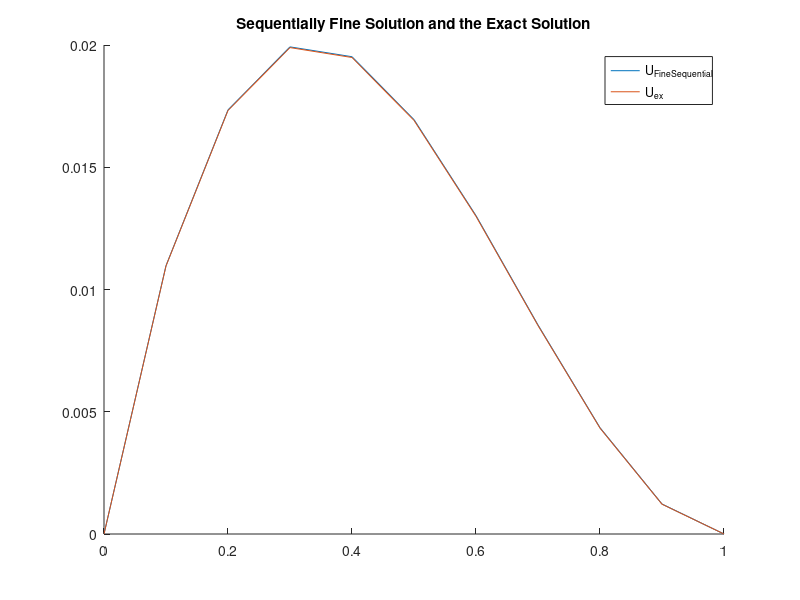
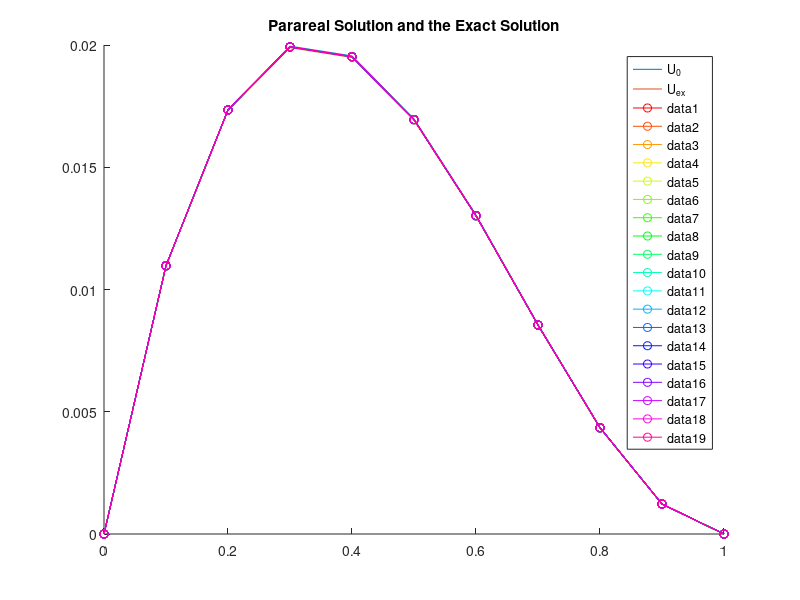
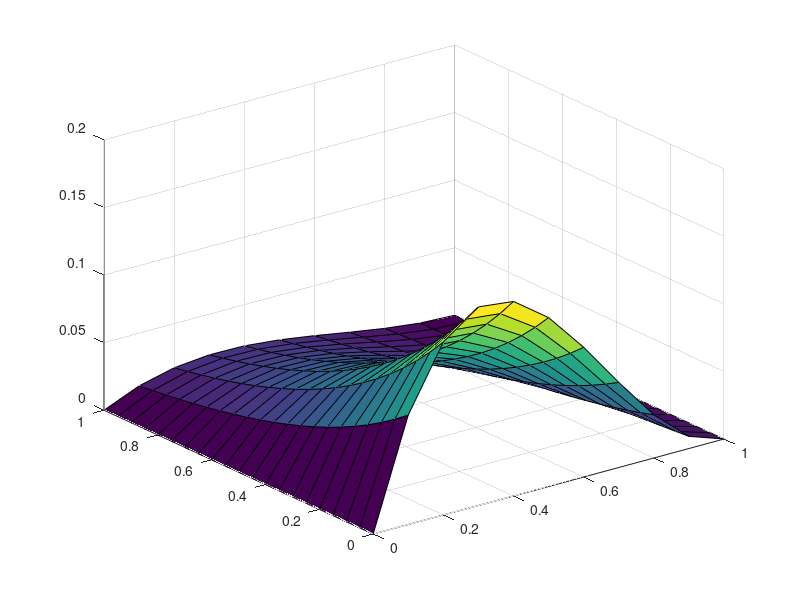
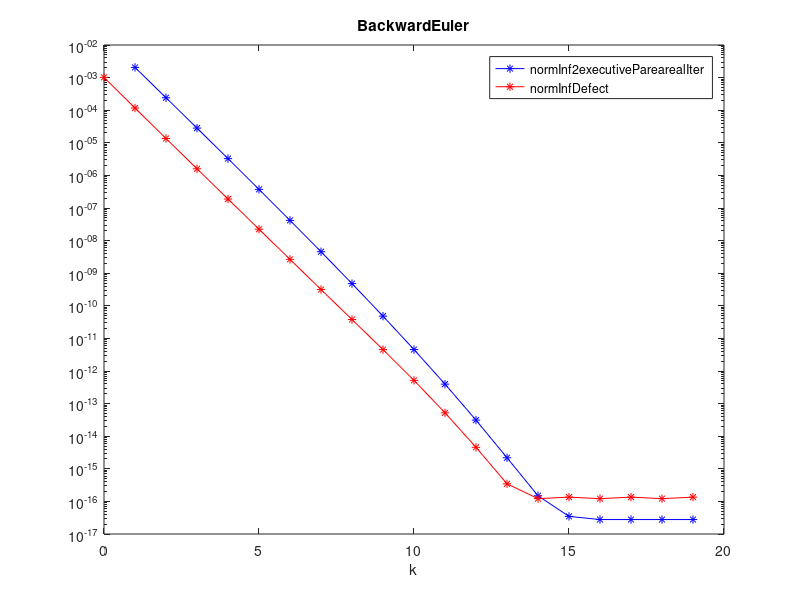

Recreate these plots in MATLAB, in order.
close all
clear
clc


%% ---------------------------------------------------------------
% IVP: u_t = a*u_xx - b*u_x + c*u + f               in (0,L) x (0,T),
%      u(x,0) = u0(x)                    in (0,L),
%      u(0,t) = u(L,t) = 0                 t in (0,T)


%% -----------------------------------------------------------------
% INPUT PARAMETERS:
%   * nt_coarse: number of coarse intervals in time
%   * nx_coarse: number of coarse intervals in space
%   * nt_fine: number of fine intervals in time
%   * nx_fine: number of fine intervals  in space
%   * m: number of fine time steps on each coarse time step
%   * K: number of Parareal iterations (2 <= K <= n_coarse+1)
%        (--> K sequential coarse sweeps and K-1 parallel fine sweeps)
% OUTPUT:
%   * LInfinityErrorNorm



%% -----------------------------------------------------------------


global xC xF a b c

T = 1; %  Intervall (0,T)
L = 1; % omega=(0,L)

%--------------------------------------
% % % solution x(L-x)^2*exp(-2*t);

% % %Heat
a = 3;%3
b = 0;%0.005
c = 0;%1

% %Convection-Diffusion
% a = 3
% b = 0.005
% c = 1

% a = 3;%3
% b = 0.005;%0.005
% c = 1;%1

nt_interval = 20; % number of time intervals

nx_coarse = 10; % number of coarse spatial intervals
nt_coarse = 20; %300 %20    % number of coarse time intervals


nx_fine = 	10; % number of fine spatial intervals
nt_fine = 40;% 3000 %200 . % number of fine time intervals (nt_coarsex2 )

%--------------------------------------
% % solution sin

%Heat
% a = 0.5;      %0.5;
% b = 0;      %0.0025;
% c = 0;      %0;

% %Convection-Diffusion
% a = 0.5;
% b = 0.0025;
% c = 0;
% 
% nt_interval = 20; % number of time intervals
% 
% nx_coarse = 10;
% nt_coarse = 20;% 300 %20    % number of coarse time intervals
% 
% 
% nx_fine = 	10;
% nt_fine = 100;% 3000 %200 . % number of fine time intervals

%--------------------------------------

% solver ='BackwardEuler';
solver ='BackwardEuler';

dx = L/nx_fine;   % fine spatial discretization steps
if strcmp(solver,'BackwardEuler')==1
    dt = T/nt_fine;   % fine temporal discretization steps . % dx^2/2 for Runge-Kutta
elseif strcmp(solver,'Runge-Kutta4')==1
    dt = dx^2/6;
end

DT = T/nt_interval;  % reference temporal discretization steps

dX = L/nx_coarse; % coarse spatial discretization steps
dT = T/nt_coarse; % coarse temporal discretization steps

M = DT/dT  % number of coarse time steps on each time interval
m = DT/dt  % number of fine time steps on each time interval

r = dT/dX^2;
r1 = dt/dx^2;

K = 20  % number of Parareal iterations


%% -----------------------------------------------------------------


xt = linspace(0,T,nt_interval+1);

cmap = hsv(K); % color map

% For the plots

% coarse points
xC = linspace(0,L,nx_coarse+1);
tC = linspace(0,T,nt_interval+1);

% fine points
xF = linspace(0,L,nx_fine+1);
tF = linspace(0,T,nt_fine+1);


%-------------------------------------------------------
% % exact solution 1
u_ex=@(x,t) x*(L-x)^2*exp(-2*t);%sin(2*pi*x)*exp(-2*t);%

ux0_function = @(x) (x.*(L-x).^2);%sin(2*pi*x);%

f = @(x,t) b.*(exp(-2.*t).*(L - x).^2 - x.*exp(-2.*t).*(2.*L - 2.*x)) - a.*(2.*x.*exp(-2.*t) - 2.*exp(-2.*t).*(2.*L - 2.*x)) - 2.*x.*exp(-2.*t).*(L - x).^2 - c.*x.*exp(-2.*t).*(L - x).^2;



%-------------------------------------------------------
% % % exact solution 2
% u_ex=@(x,t) sin(2*pi*x)*exp(-2*t);%x*(L-x)^2*exp(-2*t);
% 
% %syms a b c x t L
% % u = sin(2*pi*x)*exp(-2*t);%x*(L-x)^2*exp(-2*t)
% % f = diff(u,t) - a*diff(diff(u,x),x) + b*diff(u,x) - c*u
% 
% ux0_function = @(x) sin(2*pi*x);%(x.*(L-x).^2);
% 
% f = @(x,t) 4*a*pi^2*exp(-2*t)*sin(2*pi*x) - c*exp(-2*t)*sin(2*pi*x) - 2*exp(-2*t)*sin(2*pi*x) + 2*b*pi*exp(-2*t)*cos(2*pi*x);

%-------------------------------------------------------
% % exact solution 3
% u_ex=@(x,t) x*(L-x)^2*exp(-2*t);%sin(2*pi*x)*exp(-2*t);%
% 
% ux0_function = @(x) exp(-100*(x-L/2).^2);%sin(2*pi*x);%
% 
% f = @(x,t) zeros(1,length(x));%b.*(exp(-2.*t).*(L - x).^2 - x.*exp(-2.*t).*(2.*L - 2.*x)) - a.*(2.*x.*exp(-2.*t) - 2.*exp(-2.*t).*(2.*L - 2.*x)) - 2.*x.*exp(-2.*t).*(L - x).^2 - c.*x.*exp(-2.*t).*(L - x).^2;




%% Define find and coarse propagators
% Backward Euler fine solver
% A_tilde
rF = a*dt/(dx^2);
kF = b*dt/(2*dx);


A_F = (kF-rF)*diag(ones(nx_coarse-2,1),1) + (1+2*rF-c*dt)*eye(nx_coarse-1) - (kF+rF)*diag(ones(nx_coarse-2,1),-1);
Id_F = eye(size(A_F));
A_F_Global =  zeros((nt_interval+1)*(nx_coarse-1));
for i =1:nt_interval+1
    %  i = i + 1
    A_F_Global((i-1)*(nx_coarse-1)+1:i*(nx_coarse-1),(i-1)*(nx_coarse-1)+1:i*(nx_coarse-1)) = Id_F;
    if i>1
        A_F_Global((i-1)*(nx_coarse-1)+1:i*(nx_coarse-1),(i-2)*(nx_coarse-1)+1:(i-1)*(nx_coarse-1)) = -A_F^-(m);
    end
end
A_tilde = A_F_Global;

% Backward Euler coarse solver
% M_tilde
rC = a*dT/(dX^2);
kC = b*dT/(2*dX);

A_C = (kC-rC)*diag(ones(nx_coarse-2,1),1) + (1+2*rC-c*dT)*eye(nx_coarse-1) - (kC+rC)*diag(ones(nx_coarse-2,1),-1);
Id_C = eye(size(A_C));
A_C_Global =  zeros((nt_interval+1)*(nx_coarse-1));
for i =1:nt_interval+1
    %  i = i + 1
    A_C_Global((i-1)*(nx_coarse-1)+1:i*(nx_coarse-1),(i-1)*(nx_coarse-1)+1:i*(nx_coarse-1)) = Id_C;
    if i>1
        A_C_Global((i-1)*(nx_coarse-1)+1:i*(nx_coarse-1),(i-2)*(nx_coarse-1)+1:(i-1)*(nx_coarse-1)) = -A_C^-1;
    end
end
M_tilde = A_C_Global;

%%
% Reduced system
% F_tilde = (1-a*dt)^-m;  % fine propagator
% G_tilde = (1-a*Dt)^-1;  % coarse propagator
%
% Uk_0 = zeros(N,1);
% % Uk_0(1) = u0;
% rhs0 = [u0; zeros(m*N,1)];
% rhs = [u0; (F_tilde-G_tilde)*Uk_0];
%
% A = eye(m*N+1,m*N+1) + (-(1-a*dt)^-1)*diag(ones(m*N,1),-1);  % original problem matrix
%
% A_tilde = eye(N+1,N+1) + (-F_tilde)*diag(ones(N,1),-1);      % reduced matrix
%
% M_tilde = eye(N+1,N+1) + (-G_tilde)*diag(ones(N,1),-1);      % approximate reduced matrix

% fine solution

%  xtrue = linspace(0,T,nx_coarse*m+1);
%  ttrue = linspace()
%  pick = 1:m:nt_interval*m+1;

% Exact solution at time T = 1
U_exact=zeros(1,nx_fine+1);
for i=1:nx_fine+1
    U_exact(i)=u_ex(xF(i),T);
end

% initial solution u0
ux0 = ux0_function(xF(2:end-1))';

% Fine sequential propagator
% Uk_0 = zeros((nt_interval+1)*(nx_fine-1),1);
% Uk_0(1:nx_fine-1) = ux0;
% rhs0 = [ux0; zeros(((nt_interval+1)*(nx_fine-1)-nx_fine+1),1)];
%  rhs = [ux0; (A_tilde-M_tilde)*Uk_0];

% Define original A_F and I_F
A_Fo = (kF-rF)*diag(ones(nx_fine-2,1),1) + (1+2*rF-c*dt)*eye(nx_fine-1) - (kF+rF)*diag(ones(nx_fine-2,1),-1);
Id_Fo = eye(size(A_Fo));
% Restriction matric for the right hand side
R_rhs =  zeros((nt_interval+1)*(nx_fine-1),(nt_fine+1)*(nx_fine-1));
seq_rhs = [zeros(nx_fine-1,(nt_fine+1)*(nx_fine-1))];
for i = 1:m
    seq_rhs(:,(i)*(nx_fine-1)+1:(i+1)*(nx_fine-1)) =  A_Fo^-(m-i);
end

for i =1:nt_interval+1
    %  i = i + 1
    if i == 1
        R_rhs((i-1)*(nx_fine-1)+1:i*(nx_fine-1),(i-1)*(nx_fine-1)+1:i*(nx_fine-1)) = Id_Fo;
        i_temp = 0;
    else 
        R_rhs((i-1 )*(nx_fine-1)+1:(i )*(nx_fine-1),:) = seq_rhs;
        seq_rhs = [zeros(nx_fine-1,(m)*(nx_fine-1)) seq_rhs];
        seq_rhs(:,end-(m)*(nx_fine-1)+1:end)=[];
        i_temp = i_temp + nx_fine-1;
    end
end


% source force F
F = zeros((nt_fine+1)*(nx_fine-1),1);
F(1:nx_fine-1) = ux0;
% i_temp = 1;
% t0 = tF(1);
for i = 2:nt_fine+1
    F((i-1)*(nx_fine-1) + 1 :i*(nx_fine-1) ,:) = A_Fo^-1*dt*f(xF(2:nx_fine),tF(i))';
end
uF_seq = A_tilde\( R_rhs*F);

uF_seq_mat=[];
for i = 1:length(uF_seq)/(nx_coarse-1)
    uF_seq_mat(:,i) = [uF_seq((i-1)*(nx_coarse-1)+1:(i)*(nx_coarse-1))];
end

%     Uk_0 = uF_true;
% end
figure
hold on
plot(xF,[0;uF_seq(end-nx_fine+2:end);0])

plot(xF,U_exact)
legend('U_{FineSequential}','U_{ex}')
title('Sequentially Fine Solution and the Exact Solution')



%% ------------------------------------------------------------------
% initial coarse integration

% initial solution u0
ux0C = ux0_function(xC(2:end-1))';

% Coarse sequential propagator

Uk_0C = zeros((nt_interval+1)*(nx_coarse-1),1);
Uk_0C(1:nx_coarse-1) = ux0C;
% rhs0 = [ux0; zeros(((nt_interval+1)*(nx_coarse-1)-nx_coarse+1),1)];
%  rhs = [ux0; (A_tilde-M_tilde)*Uk_0];
% source force F
F_C = zeros((nt_interval+1)*(nx_coarse-1),1);
F_C(1:nx_coarse-1) = ux0C;
for i = 2:nt_interval+1
    F_C((i-1)*(nx_coarse-1) + 1 :i*(nx_coarse-1) ,:) = A_C^-1*dT*f(xC(2:nx_coarse),tC(i))';
end

figure
hold on
uC = M_tilde\( F_C);
plot(xC,[0;uC(end-nx_coarse+2:end);0])

uC_mat=[];
for i = 1:length(uC)/(nx_coarse-1)
    uC_mat(:,i) = [uC((i-1)*(nx_coarse-1)+1:(i)*(nx_coarse-1))];
end


plot(xF,U_exact)
legend('U_{0}','U_{ex}')
title('Parareal Solution and the Exact Solution')

U0n = uC_mat;
% proNj = 1;

normInf2executiveParearealIter = [];
normInfDefect = [norm(uC_mat' - uF_seq_mat',inf)];%[norm(uC(end-nx_coarse+2:end,:) - uF_seq(end-nx_coarse+2:end,:),inf)];%

L2NormError = [ norm(uC_mat' - uF_seq_mat',2)];%[ sqrt(sum(sum(dT*(uF_seq(end-nx_coarse+2:end,:)-uC(end-nx_coarse+2:end,:)).^2)))];%
LInfNormError = [norm(uC_mat' - uF_seq_mat',inf)];%[max(abs(uF_seq(end-nx_coarse+2:end,:)-uC(end-nx_coarse+2:end,:)))];%


% SupperlinearErrorBound  = LInfNormError;
% LinearErrorBound  = LInfNormError;

%%

U=uC;
% iteration loop
for k = 1: K-1
    % k = k + 1
    %         rhs(2:end) =  [ (F_tilde-G_tilde)*U(1:end-1)];
    %         U = M_tilde\rhs;
%         if k==15
%             return
%         end
%          U = M_tilde\(M_tilde*U + (f-A_tilde*U));
%      U = M_tilde\(M_tilde*U + (R_rhs*F - A_tilde*U));%
    U = U+M_tilde\(R_rhs*F -  A_tilde*U);
 
%     U = gmres(M_tilde,((M_tilde - A_tilde)*U + R_rhs*F),20,1e-16);%
    
    plot(xC,[0;U(end-nx_coarse+2:end);0],'Color',cmap(k,:),'Marker','o');
    
    %
    %        norm(uF_true(pick)-U,'inf')
    %     proNj(k+1) = proNj(k)*(N-k);
    
    U_mat=[];
    for i = 1:length(U)/(nx_coarse-1)        
        U_mat(:,i) = U((i-1)*(nx_coarse-1)+1:i*(nx_coarse-1))';
    end

    normInf_U0n = norm(U_mat-U0n,inf) ;
    normInf2executiveParearealIter =[normInf2executiveParearealIter;normInf_U0n] ;
    normInfDefect =[normInfDefect ; norm(U_mat'-uF_seq_mat',inf)];
    
    U0n = U_mat;
    L2NormError(k+1) = [norm(U_mat' - uF_seq_mat',2)];%sqrt(sum(sum(dT*(uF_seq(end-nx_coarse+2:end,:)-U(end-nx_coarse+2:end,:)).^2)));%
    LInfNormError(k+1) = [norm(U_mat' - uF_seq_mat',inf)];%max(abs(uF_seq(end-nx_coarse+2:end,:)-U(end-nx_coarse+2:end,:)));%
    
    %     SupperlinearErrorBound(k+1)  = (abs(exp(a*Dt) - Rz(a*Dt)))^(k)/factorial(k)*proNj(k+1)*max(abs(uF_true-U0n));
    %     LinearErrorBound(k+1)  = (abs(exp(a*Dt) - Rz(a*Dt))/(1- abs(Rz(a*Dt))))^(k)*max(abs(uF_true-U0n));
end  % iteration loop

% uF_true_coarse=uF_true(pick)
U;
% U_plot = [];
% for i = 1:length(U)/(nx_coarse-1)
%     % i = i + 1
%     U_plot(i,:) = U((i-1)*(nx_coarse-1)+1:i*(nx_coarse-1))';
% end
U_plot = [zeros(nt_interval+1,1) U_mat' zeros(nt_interval+1,1)];

figure
surf(xC,tC,U_plot)
% L2NormError=L2NormError'
% LInfNormError=LInfNormError'
% SupperlinearErrorBound=SupperlinearErrorBound'
% LinearErrorBound=LinearErrorBound'


figure
semilogy(1:K-1, normInf2executiveParearealIter,'-*b',0:K-1,normInfDefect,'-*r')
legend('normInf2executiveParearealIter','normInfDefect')
xlabel('k')
title(solver)

figure
semilogy(0:K-1,LInfNormError,'r-^',0:K-1,L2NormError,'b-o')
legend('L^{\infty}NormError','L^2NormError')
xlabel('k')
% xlim([0 30])
ylim([1e-18 1e-2])
title('Error norm between the Parareal solution and the Sequential Fine solution at the end of each time-slice')



















